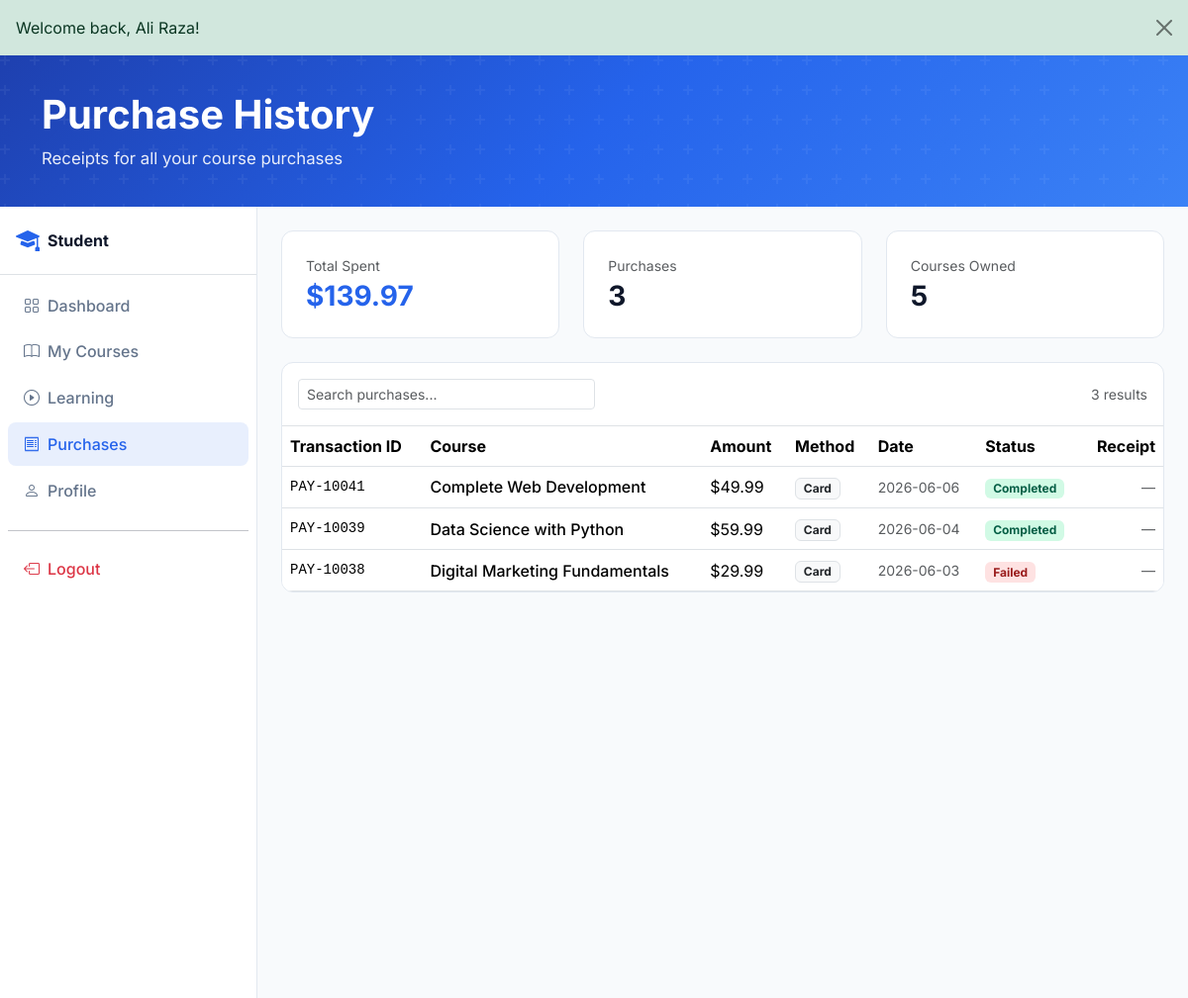
Screenshot of /student/purchases.php (signed in) with the database file from the repository.
### tables this page shows
CREATE TABLE payments (
  id INT UNSIGNED AUTO_INCREMENT PRIMARY KEY,
  reference VARCHAR(20) NOT NULL UNIQUE,
  student_id INT UNSIGNED NOT NULL,
  course_id INT UNSIGNED NOT NULL,
  amount DECIMAL(10,2) NOT NULL,
  method VARCHAR(40) NOT NULL DEFAULT 'Card',
  status ENUM('pending','completed','failed','refunded') NOT NULL DEFAULT 'pending',
  teacher_share DECIMAL(10,2) NOT NULL DEFAULT 0,
  created_at TIMESTAMP DEFAULT CURRENT_TIMESTAMP,
  FOREIGN KEY (student_id) REFERENCES users(id) ON DELETE CASCADE,
  FOREIGN KEY (course_id) REFERENCES courses(id) ON DELETE CASCADE,
  INDEX idx_payments_status (status),
  INDEX idx_payments_created (created_at)
);

CREATE TABLE courses (
  id INT UNSIGNED AUTO_INCREMENT PRIMARY KEY,
  teacher_id INT UNSIGNED NOT NULL,
  category_id INT UNSIGNED NOT NULL,
  title VARCHAR(200) NOT NULL,
  slug VARCHAR(220) NOT NULL,
  description TEXT NOT NULL,
  price DECIMAL(10,2) NOT NULL DEFAULT 0,
  thumb VARCHAR(255) DEFAULT 'assets/images/courses/placeholder.jpg',
  status ENUM('draft','pending','published','rejected') NOT NULL DEFAULT 'pending',
  rating DECIMAL(3,2) NOT NULL DEFAULT 0,
  created_at TIMESTAMP DEFAULT CURRENT_TIMESTAMP,
  updated_at TIMESTAMP DEFAULT CURRENT_TIMESTAMP ON UPDATE CURRENT_TIMESTAMP,
  FOREIGN KEY (teacher_id) REFERENCES users(id) ON DELETE CASCADE,
  FOREIGN KEY (category_id) REFERENCES categories(id),
  INDEX idx_courses_status (status),
  INDEX idx_courses_teacher (teacher_id)
);

### components/auth.php (called while the page is built, shortened)
<?php
require_once __DIR__ . '/database.php';
function auth_id(): ?int
{
    return isset($_SESSION['user']['id']) ? (int) $_SESSION['user']['id'] : null;
}

### components/database.php (called while the page is built, shortened)
<?php
function db_config(): array
{
    static $config;
    if ($config === null) {
        $config = require __DIR__ . '/db-config.php';
    }
    return $config;
}
function db(): PDO
{
    static $pdo;
    if ($pdo instanceof PDO) {
        return $pdo;
    }
    $c = db_config();
    $dsn = sprintf('mysql:host=%s;port=%s;dbname=%s;charset=%s', $c['host'], $c['port'], $c['name'], $c['charset']);
    $pdo = new PDO($dsn, $c['user'], $c['pass'], [
        PDO::ATTR_ERRMODE => PDO::ERRMODE_EXCEPTION,
        PDO::ATTR_DEFAULT_FETCH_MODE => PDO::FETCH_ASSOC,
        PDO::ATTR_EMULATE_PREPARES => false,
    ]);
    return $pdo;
}
function db_available(): bool
{
    static $available;
    if ($available !== null) {
        return $available;
    }
    try {
        db()->query('SELECT 1 FROM users LIMIT 1');
        $available = true;
    } catch (Throwable) {
        $available = false;
    }
    return $available;
}

### includes/data.php (called while the page is built, shortened)
<?php
require_once __DIR__ . '/../components/database.php';
function getStudentEnrollments(?int $studentId = null): array
{
    $studentId = $studentId ?? auth_id();
    $sql = "SELECT e.*, c.id AS course_id, c.title, c.price, c.rating, c.thumb, c.description,
            u.name AS teacher_name, cat.name AS category_name
            FROM enrollments e
            JOIN courses c ON c.id = e.course_id
            JOIN users u ON u.id = c.teacher_id
            JOIN categories cat ON cat.id = c.category_id
            WHERE e.student_id = ?
            ORDER BY e.last_access DESC";
    $stmt = db()->prepare($sql);
    $stmt->execute([$studentId]);
    return array_map(static function ($row) {
        return [
            'id' => (int) $row['course_id'],
            'course_id' => (int) $row['course_id'],
            'title' => $row['title'],
            'teacher' => $row['teacher_name'],
            'price' => (float) $row['price'],
            'rating' => (float) $row['rating'],
            'category' => $row['category_name'],
            'thumb' => $row['thumb'] ?: 'assets/images/courses/placeholder.jpg',
            'desc' => $row['description'],
            'progress' => (int) $row['progress'],
            'status' => $row['status'],
            'last_access' => $row['last_access'] ? date('Y-m-d', strtotime($row['last_access'])) : '',
        ];
    }, $stmt->fetchAll());
}
function getStudentPurchases(?int $studentId = null): array
{
    $studentId = $studentId ?? auth_id();
    if (!$studentId || !db_available()) {
        return fallbackStudentPurchases();
    }
    $sql = "SELECT p.reference, p.amount, p.method, p.status, p.created_at, c.title AS course_title
            FROM payments p JOIN courses c ON c.id = p.course_id
            WHERE p.student_id = ? ORDER BY p.created_at DESC";
    $stmt = db()->prepare($sql);
    $stmt->execute([$studentId]);
    return array_map(static function ($row) {
        return [
            'id' => $row['reference'],
            'course' => $row['course_title'],
            'amount' => (float) $row['amount'],
            'method' => $row['method'],
            'date' => date('Y-m-d', strtotime($row['created_at'])),
            'status' => $row['status'],
        ];
    }, $stmt->fetchAll());
}

### components/config.php (called while the page is built, shortened)
<?php
require_once __DIR__ . '/database.php';
require_once __DIR__ . '/auth.php';
require_once __DIR__ . '/../includes/data.php';
function mockStudentEnrollments(): array { return getStudentEnrollments(); }
function mockStudentPurchases(): array { return getStudentPurchases(); }

### student/purchases.php (the view, shortened to what this page needs)
<?php
$purchases = mockStudentPurchases();
$totalSpent = array_sum(array_column($purchases, 'amount'));
require_once __DIR__ . '/../components/head.php';
require __DIR__ . '/../components/page-hero.php';
?>
<div class="dashboard-layout">
<div class="dashboard-wrapper d-flex">
  <?php require __DIR__ . '/../components/sidebar-student.php'; ?>
  <main class="dashboard-main flex-grow-1 p-4">
    <div class="row g-4 mb-4">
      <div class="col-md-4">
        <div class="kpi-card">
          <p class="text-muted small mb-1">Total Spent</p>
          <h3 class="mb-0 fw-bold text-primary">$<?= number_format($totalSpent, 2) ?></h3>
        </div>
      </div>
      <div class="col-md-4">
        <div class="kpi-card">
          <p class="text-muted small mb-1">Purchases</p>
          <h3 class="mb-0 fw-bold"><?= count($purchases) ?></h3>
        </div>
      </div>
      <div class="col-md-4">
        <div class="kpi-card">
          <p class="text-muted small mb-1">Courses Owned</p>
          <h3 class="mb-0 fw-bold"><?= count(mockStudentEnrollments()) ?></h3>
        </div>
      </div>
    </div>
    <div class="table-card">
      <div class="p-3 border-bottom d-flex flex-wrap justify-content-between align-items-center gap-2">
        <input type="search" class="form-control form-control-sm" style="max-width:300px" placeholder="Search purchases..." data-table-search="purchasesTable">
        <span class="small text-muted" data-table-count="purchasesTable"></span>
      </div>
      <div class="table-responsive">
        <table class="table table-hover align-middle mb-0" id="purchasesTable">
          <thead>
            <tr>
              <th>Transaction ID</th>
              <th>Course</th>
              <th>Amount</th>
              <th>Method</th>
              <th>Date</th>
              <th>Status</th>
              <th class="text-end">Receipt</th>
            </tr>
          </thead>
          <tbody>
            <?php foreach ($purchases as $p): ?>
            <tr data-status="<?= htmlspecialchars($p['status']) ?>" data-search="<?= htmlspecialchars(strtolower($p['id'] . ' ' . $p['course'] . ' ' . $p['method'] . ' ' . $p['status'])) ?>">
              <td class="font-monospace small"><?= htmlspecialchars($p['id']) ?></td>
              <td class="fw-medium"><?= htmlspecialchars($p['course']) ?></td>
              <td>$<?= number_format($p['amount'], 2) ?></td>
              <td><span class="badge bg-light text-dark border"><?= htmlspecialchars($p['method']) ?></span></td>
              <td class="small text-muted"><?= htmlspecialchars($p['date']) ?></td>
              <td><span class="badge <?= $p['status'] === 'completed' ? 'badge-approved' : ($p['status'] === 'pending' ? 'badge-pending' : 'badge-rejected') ?>"><?= ucfirst($p['status']) ?></span></td>
              <td class="text-end text-muted small">—</td>
            </tr>
            <?php endforeach; ?>
          </tbody>
        </table>
      </div>
    </div>
  </main>
</div>
</div>
<?php
require_once __DIR__ . '/../components/modals.php';
require_once __DIR__ . '/../components/dashboard-footer-scripts.php';

### assets/css/variables.css (style rules this page uses)
:root { --primary: #2563EB; --primary-dark: #1E40AF; --secondary-bg: #F8FAFC; --border: #E2E8F0; --accent: #F59E0B; --text: #0F172A; --text-muted: #64748B; --success: #10B981; --danger: #EF4444; --radius: 12px; --radius-lg: 16px; --shadow: 0 4px 24px rgba(37, 99, 235, 0.08); --shadow-hover: 0 16px 48px rgba(30, 64, 175, 0.15); --transition: 0.25s cubic-bezier(0.4, 0, 0.2, 1); --font: 'Inter', system-ui, -apple-system, sans-serif; }

### assets/css/main.css (style rules this page uses)
*, *::before, *::after { box-sizing: border-box; }
body { font-family: var(--font); color: var(--text); background: #fff; display: flex; flex-direction: column; min-height: 100vh; }
main { flex: 1; }
.text-primary { color: var(--primary) !important; }

### assets/css/components.css (style rules this page uses)
.table-card { background: #fff; border-radius: var(--radius); border: 1px solid var(--border); overflow: hidden; }
.table thead { background: var(--secondary-bg); }
.badge-approved { background: #D1FAE5; color: #065F46; }
.badge-rejected { background: #FEE2E2; color: #991B1B; }

### assets/css/dashboard.css (style rules this page uses)
.dashboard-layout { min-height: 100vh; display: flex; flex-direction: column; background: var(--secondary-bg); }
.dashboard-layout .dashboard-wrapper { flex: 1; min-height: 0; }
.dashboard-wrapper { min-height: calc(100vh - 120px); background: var(--secondary-bg); }
.dashboard-main { min-height: 100vh; overflow-x: hidden; }
.kpi-card { background: #fff; border-radius: var(--radius); padding: 1.5rem; border: 1px solid var(--border); height: 100%; transition: box-shadow var(--transition); }

### rows the page displays
payments: reference "PAY-10041", course.title "Complete Web Development", amount "49.99", method "Card", date "2026-06-06", status "Completed"
payments: reference "PAY-10039", course.title "Data Science with Python", amount "59.99", method "Card", date "2026-06-04", status "Completed"
payments: reference "PAY-10038", course.title "Digital Marketing Fundamentals", amount "29.99", method "Card", date "2026-06-03", status "Failed"

### other values shown
$flash['message'] "Welcome back, Ali Raza!"
$pageHeading "Purchase History"
$pageSubheading "Receipts for all your course purchases"
$totalSpent "139.97"
count($purchases) "3"
count(mockStudentEnrollments()) "5"
